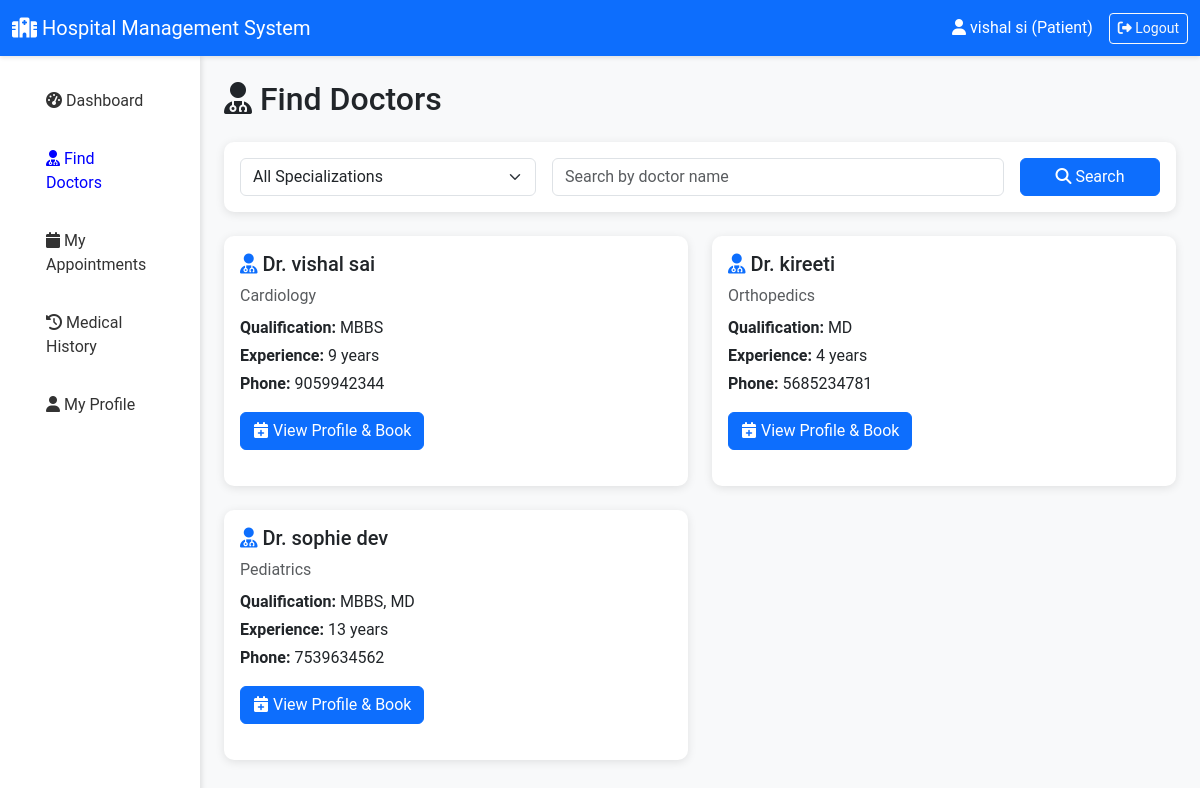
Screenshot of /patient/doctors (signed in) with the database file from the repository.
### app.py (models this page shows)
class Doctor(db.Model):
    id = db.Column(db.Integer, primary_key=True)
    user_id = db.Column(db.Integer, db.ForeignKey('user.id'), nullable=False)
    full_name = db.Column(db.String(100), nullable=False)
    specialization_id = db.Column(db.Integer, db.ForeignKey('department.id'), nullable=False)
    phone = db.Column(db.String(15))
    qualification = db.Column(db.String(200))
    experience_years = db.Column(db.Integer)
    is_active = db.Column(db.Boolean, default=True)
    user = db.relationship('User', backref='doctor_profile')
    appointments = db.relationship('Appointment', backref='doctor', lazy=True)
    availability = db.relationship('DoctorAvailability', backref='doctor', lazy=True)

class Department(db.Model):
    id = db.Column(db.Integer, primary_key=True)
    name = db.Column(db.String(100), unique=True, nullable=False)
    description = db.Column(db.Text)
    doctors = db.relationship('Doctor', backref='department', lazy=True)

### app.py (the view)
@app.route('/patient/doctors')
@login_required
@patient_required
def patient_doctors():
    dept_id = request.args.get('department')
    search = request.args.get('search', '')
    query = Doctor.query.filter_by(is_active=True)
    if dept_id:
        query = query.filter_by(specialization_id=dept_id)
    if search:
        query = query.filter(Doctor.full_name.contains(search))
    doctors = query.all()
    departments = Department.query.all()
    return render_template('patient/doctors.html',
                         doctors=doctors,
                         departments=departments,
                         selected_dept=dept_id,
                         search=search)

### app.py (called while the page is built)
def login_required(func):
    @wraps(func)
    def wrapper(*args, **kwargs):
        if 'user_id' not in session:
            flash("Please log in first.", "warning")
            return redirect(url_for('login'))
        return func(*args, **kwargs)
    return wrapper

def patient_required(func):
    @wraps(func)
    def wrapper(*args, **kwargs):
        if session.get('role') != 'patient':
            flash("Patient access only.", "danger")
            return redirect(url_for('index'))
        return func(*args, **kwargs)
    return wrapper

### templates/patient/doctors.html (shortened to what this page needs)
{% extends "base.html" %}
{% block content %}
<div class="container-fluid">
    <div class="row">
        <div class="col-md-2 sidebar p-0">
            <nav class="nav flex-column p-3">
                <a class="nav-link" href="{{ url_for('patient_dashboard') }}">
                    <i class="fas fa-tachometer-alt"></i> Dashboard
                </a>
                <a class="nav-link active" href="{{ url_for('patient_doctors') }}">
                    <i class="fas fa-user-md"></i> Find Doctors
                </a>
                <a class="nav-link" href="{{ url_for('patient_appointments') }}">
                    <i class="fas fa-calendar"></i> My Appointments
                </a>
                <a class="nav-link" href="{{ url_for('patient_history') }}">
                    <i class="fas fa-history"></i> Medical History
                </a>
                <a class="nav-link" href="{{ url_for('patient_profile') }}">
                    <i class="fas fa-user"></i> My Profile
                </a>
            </nav>
        </div>
        <div class="col-md-10 p-4">
            <h2 class="mb-4"><i class="fas fa-user-md"></i> Find Doctors</h2>
            <div class="card mb-4">
                <div class="card-body">
                    <form method="GET" class="row g-3">
                        <div class="col-md-4">
                            <select name="department" class="form-select">
                                <option value="">All Specializations</option>
                            </select>
                        </div>
                        <div class="col-md-6">
                            <input type="text" name="search" class="form-control" placeholder="Search by doctor name" value="{{ search }}">
                        </div>
                        <div class="col-md-2">
                            <button type="submit" class="btn btn-primary w-100">
                                <i class="fas fa-search"></i> Search
                            </button>
                        </div>
                    </form>
                </div>
            </div>
            <div class="row">
                {% for doctor in doctors %}
                <div class="col-md-6 mb-4">
                    <div class="card h-100">
                        <div class="card-body">
                            <h5 class="card-title">
                                <i class="fas fa-user-md text-primary"></i> Dr. {{ doctor.full_name }}
                            </h5>
                            <p class="text-muted mb-2">{{ doctor.department.name }}</p>
                            <p class="mb-1"><strong>Qualification:</strong> {{ doctor.qualification }}</p>
                            <p class="mb-1"><strong>Experience:</strong> {{ doctor.experience_years }} years</p>
                            <p class="mb-3"><strong>Phone:</strong> {{ doctor.phone }}</p>
                            <a href="{{ url_for('patient_doctor_detail', id=doctor.id) }}" class="btn btn-primary">
                                <i class="fas fa-calendar-plus"></i> View Profile & Book
                            </a>
                        </div>
                    </div>
                </div>
                {% endfor %}
            </div>
        </div>
    </div>
</div>
{% endblock %}

### templates/base.html (style rules this page uses)
body { font-family: 'Roboto', sans-serif; background-color: #f8f9fa; }
.sidebar { background-color: #fff; box-shadow: 2px 0 5px rgba(0,0,0,.1); }
.sidebar .nav-link { color: #333; padding: 12px 20px; border-radius: 5px; margin: 5px 10px; transition: all 0.3s; }
.sidebar .nav-link:hover, .sidebar .nav-link.active { color: blue; }
.card { border: none; border-radius: 10px; box-shadow: 0 2px 10px rgba(0,0,0,.1); margin-bottom: 20px; }

### rows the page displays
Doctor: full_name "vishal sai", department.name "Cardiology", qualification "MBBS", experience_years "9", phone "9059942344"
Doctor: full_name "kireeti", department.name "Orthopedics", qualification "MD", experience_years "4", phone "5685234781"
Doctor: full_name "sophie dev", department.name "Pediatrics", qualification "MBBS, MD", experience_years "13", phone "7539634562"

### other values shown
{{ session.username }} "vishal si"
{{ session.role|capitalize }} "Patient"
